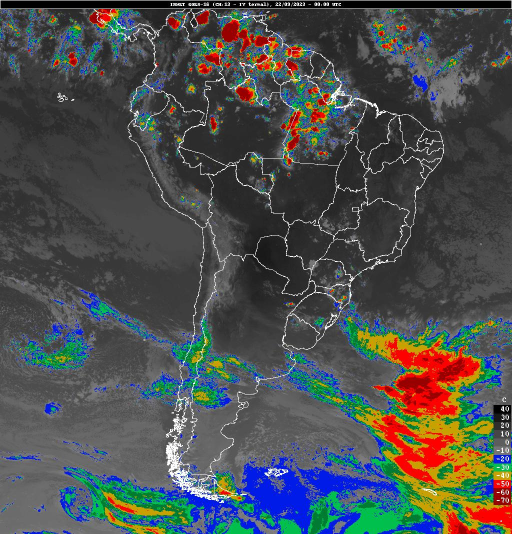
#> input picture data_raw/img_infra.jpg, 1024 x 1068 px, found by its file name (shown at 1/2 size)
$ python slice_img.py
#> lines starting #> are read from the running program, lines starting #| are printed output that depends on the picture
import matplotlib.pyplot as plt


def main(path_img:str, path_save:str) -> None:
#> called with path_img = 'data_raw\\img_infra.jpg', path_save = 'data\\img_infra_slice.png'
    img = plt.imread(path_img)[120:-360, 350:-130]
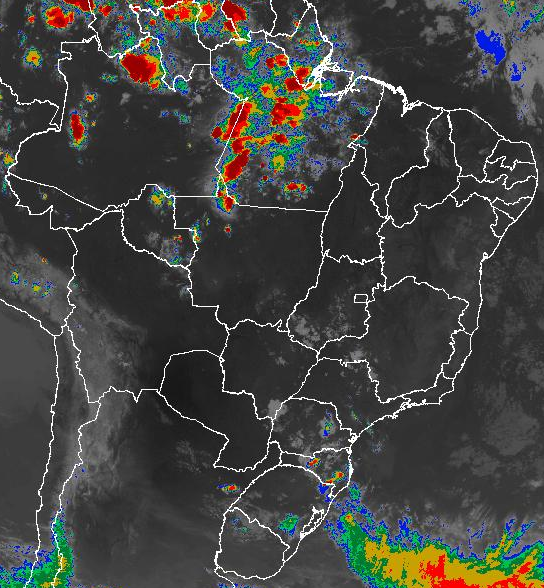
#> img: shape (588, 544, 3); mean R, G, B 68.2, 69.1, 66.3
    plt.imsave(path_save, img)


if __name__ == "__main__":
    img = "data_raw\img_infra.jpg"
    file = "data\img_infra_slice.png"
    main(img, file)

$ run again, with data_raw/img.jpg copied over data_raw/img_infra.jpg
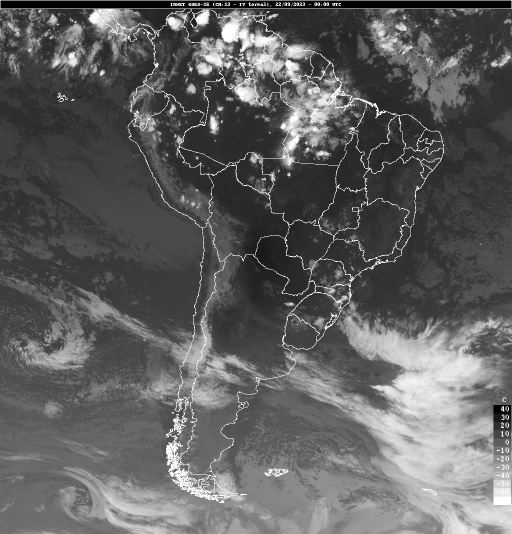
#> input picture data_raw/img.jpg, 1024 x 1068 px, found by its file name (shown at 1/2 size)
#> in main, `img = plt.imread(path_img)[120:-360, 350:-130]`:
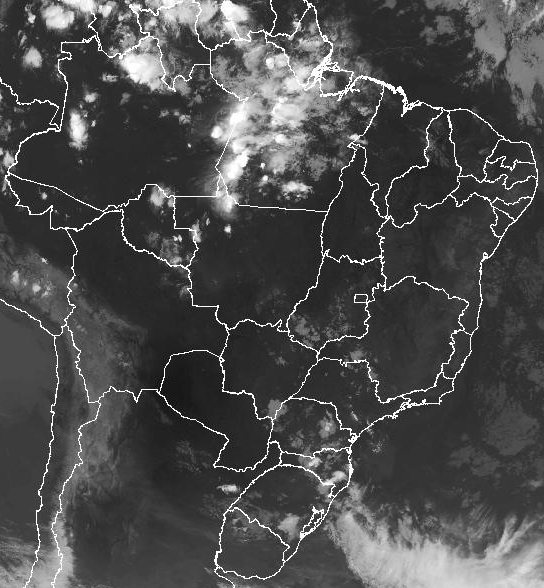
#> img: shape (588, 544); min 0, max 255, mean 77.1
#> in main, `plt.imsave(path_save, img)`:
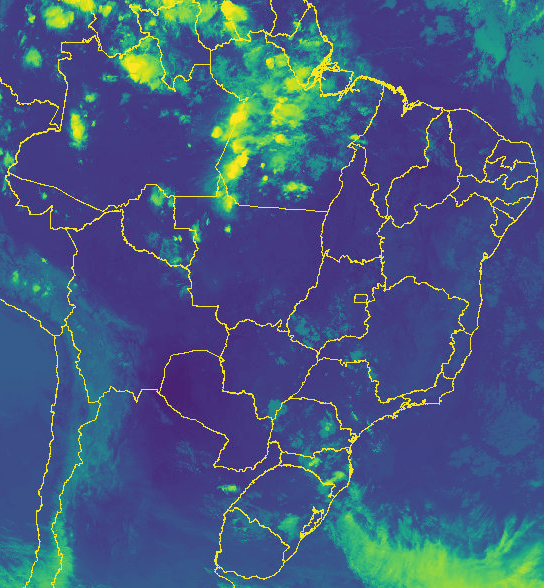
#> saved as img_infra_slice.png: shape (588, 544, 3); mean R, G, B 68.8, 91.2, 128.3
